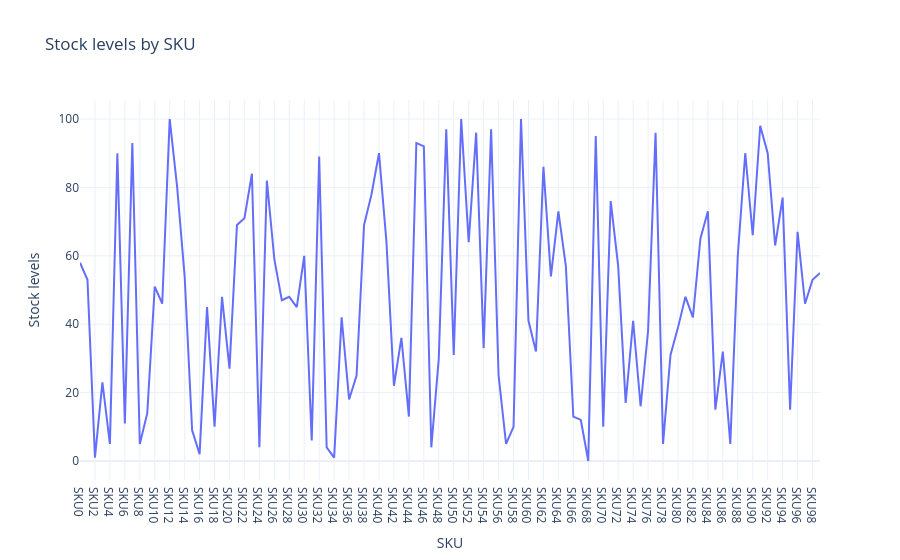

The cell this chart's notebook holds for it:
### Markdown cell above
There is another column in the dataset as stock levels. Stocks level refer to the number of the product of a store or business has in its inventery now let have a look at the stock of each SKU:

### Code cell
stock_chart = px.line(df, x  = 'SKU',
                      y = 'Stock levels',
                      title = 'Stock levels by SKU')
stock_chart.show()

### Figure 1 — Plotly figure (JSON) as saved in the notebook; plotly's stock layout.template omitted (floating-point values rounded to 4 significant figures)
{"data": [{"hovertemplate": "SKU=%{x}<br>Stock levels=%{y}<extra></extra>", "legendgroup": "", "line": {"color": "#636efa", "dash": "solid"}, "marker": {"symbol": "circle"}, "mode": "lines", "name": "", "orientation": "v", "showlegend": false, "type": "scatter", "x": ["SKU0", "SKU1", "SKU2", "SKU3", "SKU4", "SKU5", "SKU6", "SKU7", "SKU8", "SKU9", "SKU10", "SKU11", "SKU12", "SKU13", "SKU14", "SKU15", "SKU16", "SKU17", "SKU18", "SKU19", "SKU20", "SKU21", "SKU22", "SKU23", "SKU24", "SKU25", "SKU26", "SKU27", "SKU28", "SKU29", "SKU30", "SKU31", "SKU32", "SKU33", "SKU34", "SKU35", "SKU36", "SKU37", "SKU38", "SKU39", "SKU40", "SKU41", "SKU42", "SKU43", "SKU44", "SKU45", "SKU46", "SKU47", "SKU48", "SKU49", "SKU50", "SKU51", "SKU52", "SKU53", "SKU54", "SKU55", "SKU56", "SKU57", "SKU58", "SKU59", "SKU60", "SKU61", "SKU62", "SKU63", "SKU64", "SKU65", "SKU66", "SKU67", "SKU68", "SKU69", "SKU70", "SKU71", "SKU72", "SKU73", "SKU74", "SKU75", "SKU76", "SKU77", "SKU78", "SKU79", "SKU80", "SKU81", "SKU82", "SKU83", "SKU84", "SKU85", "SKU86", "SKU87", "SKU88", "SKU89", "SKU90", "SKU91", "SKU92", "SKU93", "SKU94", "SKU95", "SKU96", "SKU97", "SKU98", "SKU99"], "xaxis": "x", "y": [58, 53, 1, 23, 5, 90, 11, 93, 5, 14, 51, 46, 100, 80, 54, 9, 2, 45, 10, 48, 27, 69, 71, 84, 4, 82, 59, 47, 48, 45, 60, 6, 89, 4, 1, 42, 18, 25, 69, 78, 90, 64, 22, 36, 13, 93, 92, 4, 30, 97, 31, 100, 64, 96, 33, 97, 25, 5, 10, 100, 41, 32, 86, 54, 73, 57, 13, 12, 0, 95, 10, 76, 57, 17, 41, 16, 38, 96, 5, 31, 39, 48, 42, 65, 73, 15, 32, 5, 60, 90, 66, 98, 90, 63, 77, 15, 67, 46, 53, 55], "yaxis": "y"}], "layout": {"legend": {"tracegroupgap": 0}, "title": {"text": "Stock levels by SKU"}, "xaxis": {"anchor": "y", "domain": [0, 1], "title": {"text": "SKU"}}, "yaxis": {"anchor": "x", "domain": [0, 1], "title": {"text": "Stock levels"}}}}
